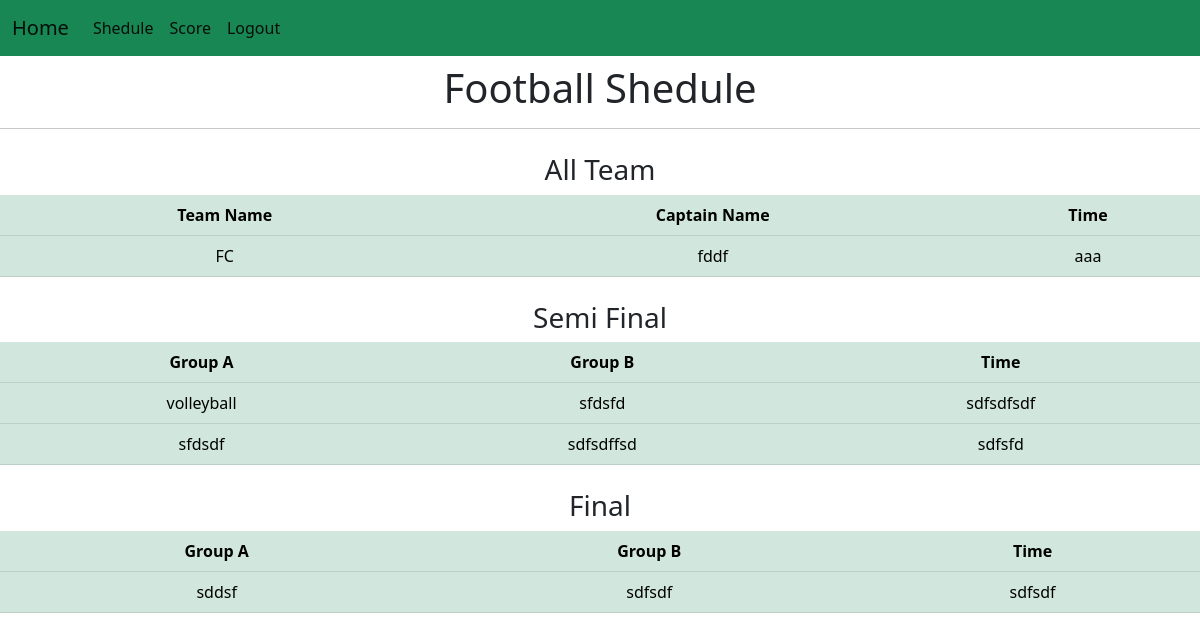
/shedule_football/, run on the app's committed database.
### app/models.py (models this page shows, shortened)
class Football(models.Model):
    DEPT_CHOICES=[('CSE','CSE'),
                  ('Pharmacy','Pharmacy'),
                  ('BBA','BBA'),
                  ('Law','Law'),
                  ('Fashion Design','Fashion Design'),
                  ('English','English')
                  ]
    teamname=models.CharField(max_length=20)
    dept=models.CharField(max_length=20,choices=DEPT_CHOICES)
    captainname=models.CharField(max_length=20)
    coachname=models.CharField(max_length=20)
    dept2=models.CharField(max_length=20)
    cid=models.IntegerField()
    name1=models.CharField(max_length=20)
    id1=models.IntegerField()
    name2=models.CharField(max_length=20)
    id2=models.IntegerField()
    name3=models.CharField(max_length=20)
    id3=models.IntegerField()
    name4=models.CharField(max_length=20)
    id4=models.IntegerField()
    name5=models.CharField(max_length=20)
    id5=models.IntegerField()
    name6=models.CharField(max_length=20)
    id6=models.IntegerField()
    name7=models.CharField(max_length=20)
    id7=models.IntegerField()
    name8=models.CharField(max_length=20)
    id8=models.IntegerField()
    name9=models.CharField(max_length=20)
    id9=models.IntegerField()
    name10=models.CharField(max_length=20)
    id10=models.IntegerField()
    name11=models.CharField(max_length=20)
    id11=models.IntegerField()
    name12=models.CharField(max_length=20)
    id12=models.IntegerField()
    name13=models.CharField(max_length=20)
    id13=models.IntegerField()

class Time_shedule(models.Model):
        cricket_time=models.CharField(max_length=200,blank=True)
        football_time=models.CharField(max_length=200,blank=True)
        volleyball_time=models.CharField(max_length=200,blank=True)
        kabaddi_time=models.CharField(max_length=200,blank=True)
        chess_time=models.CharField(max_length=200,blank=True)
        highjump_time=models.CharField(max_length=200,blank=True)
        pc1_time=models.CharField(max_length=200,blank=True)
        math_time=models.CharField(max_length=200,blank=True)
        ict_time=models.CharField(max_length=200,blank=True)
        rubiks_time=models.CharField(max_length=200,blank=True)
        table_time=models.CharField(max_length=200,blank=True)
        sprint_time=models.CharField(max_length=200,blank=True)
        badminton_time=models.CharField(max_length=200,blank=True)
        pc3_time=models.CharField(max_length=200,blank=True)
        video_time=models.CharField(max_length=200,blank=True)

class Semi_Final(models.Model):
    cricket_team1=models.CharField(max_length=200,blank=True)
    cricket_team2=models.CharField(max_length=200,blank=True)
    cricket_time1=models.CharField(max_length=200,blank=True)
    cricket_team3=models.CharField(max_length=200,blank=True)
    cricket_team4=models.CharField(max_length=200,blank=True)
    cricket_time2=models.CharField(max_length=200,blank=True)
    cricket_finalteam1=models.CharField(max_length=200,blank=True)
    cricket_finalteam2=models.CharField(max_length=200,blank=True)
    cricket_finaltime=models.CharField(max_length=200,blank=True)
    football_team1=models.CharField(max_length=200,blank=True)
    football_team2=models.CharField(max_length=200,blank=True)
    football_time1=models.CharField(max_length=200,blank=True)
    football_team3=models.CharField(max_length=200,blank=True)
    football_team4=models.CharField(max_length=200,blank=True)
    football_time2=models.CharField(max_length=200,blank=True)
    football_finalteam1=models.CharField(max_length=200,blank=True)
    football_finalteam2=models.CharField(max_length=200,blank=True)
    football_finaltime=models.CharField(max_length=200,blank=True)
    volleyball_team1=models.CharField(max_length=200,blank=True)
    volleyball_team2=models.CharField(max_length=200,blank=True)
    volleyball_time1=models.CharField(max_length=200,blank=True)
    volleyball_team3=models.CharField(max_length=200,blank=True)
    volleyball_team4=models.CharField(max_length=200,blank=True)
    volleyball_time2=models.CharField(max_length=200,blank=True)
    volleyball_finalteam1=models.CharField(max_length=200,blank=True)
    volleyball_finalteam2=models.CharField(max_length=200,blank=True)
    volleyball_finaltime=models.CharField(max_length=200,blank=True)
    kabaddi_team1=models.CharField(max_length=200,blank=True)
    kabaddi_team2=models.CharField(max_length=200,blank=True)
    kabaddi_time1=models.CharField(max_length=200,blank=True)
    kabaddi_team3=models.CharField(max_length=200,blank=True)
    kabaddi_team4=models.CharField(max_length=200,blank=True)
    kabaddi_time2=models.CharField(max_length=200,blank=True)
    kabaddi_finalteam1=models.CharField(max_length=200,blank=True)
    kabaddi_finalteam2=models.CharField(max_length=200,blank=True)
    kabaddi_finaltime=models.CharField(max_length=200,blank=True)
    chess_team1=models.CharField(max_length=200,blank=True)
    chess_team2=models.CharField(max_length=200,blank=True)
    chess_time1=models.CharField(max_length=200,blank=True)
    chess_team3=models.CharField(max_length=200,blank=True)
    chess_team4=models.CharField(max_length=200,blank=True)
    chess_time2=models.CharField(max_length=200,blank=True)
    chess_finalteam1=models.CharField(max_length=200,blank=True)
    chess_finalteam2=models.CharField(max_length=200,blank=True)
    chess_finaltime=models.CharField(max_length=200,blank=True)
    table_team1=models.CharField(max_length=200,blank=True)
    table_team2=models.CharField(max_length=200,blank=True)
    table_time1=models.CharField(max_length=200,blank=True)
    table_team3=models.CharField(max_length=200,blank=True)
    table_team4=models.CharField(max_length=200,blank=True)
    table_time2=models.CharField(max_length=200,blank=True)
    table_finalteam1=models.CharField(max_length=200,blank=True)
    table_finalteam2=models.CharField(max_length=200,blank=True)
    table_finaltime=models.CharField(max_length=200,blank=True)
    badminton_team1=models.CharField(max_length=200,blank=True)
    badminton_team2=models.CharField(max_length=200,blank=True)
    badminton_time1=models.CharField(max_length=200,blank=True)
    badminton_team3=models.CharField(max_length=200,blank=True)
    badminton_team4=models.CharField(max_length=200,blank=True)
    badminton_time2=models.CharField(max_length=200,blank=True)
    badminton_finalteam1=models.CharField(max_length=200,blank=True)
    badminton_finalteam2=models.CharField(max_length=200,blank=True)
    badminton_finaltime=models.CharField(max_length=200,blank=True)

### app/views.py (the view)
# urls.py: path('shedule_football/',views.shedule_football,name="shedule_football"),
def shedule_football(request):
     team=Football.objects.all()
     time=Time_shedule.objects.all()
     final=Semi_Final.objects.all()
     context={'team':team, 'time':time,'final':final}
     return render(request,'app/shedule_football.html',context)

### app/templates/app/shedule_football.html
{%extends 'navbar2.html'%}
{%block content%}
                    <h1 class="text-center mt-2">Football Shedule</h1>
                    <hr>
                    <div class="text-center mt-4">
                      <h3>All Team</h3>
                      <table class="table table-success table-hover">
                          <thead>
                            <tr>
                              <th>Team Name</th>
                              <th>Captain Name</th>
                              <th>Time</th>
                            </tr>
                          </thead>
                          <tbody>
                            {%for t in team%}
                            <tr>
                              <td>{{t.teamname}}</td>
                              <td>{{t.captainname}}</td>
                              {%for t in time%}
                              <td>{{t.football_time}}</td>
                              {%endfor%}
                            </tr>
                            {%endfor%}
                          </tbody>
                        </table>
                    </div>
                    {%for f in final%}
                    <div class="text-center mt-4">
                        <h3>Semi Final</h3>
                        <table class="table table-success table-hover">
                            <thead>
                              <tr>
                                <th scope="col">Group A</th>
                                <th scope="col">Group B</th>
                                <th scope="col">Time</th>
                              </tr>
                            </thead>
                            <tbody>
                              <tr>
                                <td>{{f.football_team1}}</td>
                                <td>{{f.football_team2}}</td>
                                <td>{{f.football_time1}}</td>
                              </tr>
                              <tr>
                                <td>{{f.football_team3}}</td>
                                <td>{{f.football_team4}}</td>
                                <td>{{f.football_time2}}</td>
                              </tr>
                            </tbody>
                          </table>
                    </div>
                    <div class="text-center mt-4">
                        <h3>Final</h3>
                        <table class="table table-success table-hover">
                            <thead>
                              <tr>
                                <th scope="col">Group A</th>
                                <th scope="col">Group B</th>
                                <th scope="col">Time</th>
                              </tr>
                            </thead>
                            <tbody>
                              <tr>
                                <td>{{f.football_finalteam1}}</td>
                                <td>{{f.football_finalteam2}}</td>
                                <td>{{f.football_finaltime}}</td>
                              </tr>
                            </tbody>
                          </table>
                    </div>
                    {%endfor%}
{%endblock%}

### data on the page
Football: teamname "FC", captainname "fddf"
Time_shedule: football_time "aaa"
Semi_Final: football_team1 "volleyball", football_team2 "sfdsfd", football_time1 "sdfsdfsdf", football_team3 "sfdsdf", football_team4 "sdfsdffsd", football_time2 "sdfsfd", football_finalteam1 "sddsf", football_finalteam2 "sdfsdf", football_finaltime "sdfsdf"
